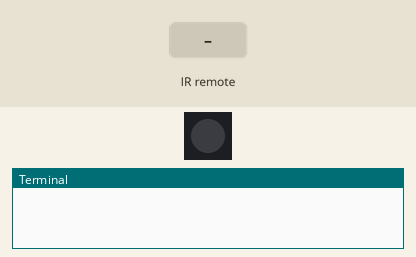
Simulated run of this program. Board: Raspberry Pi (BCM pin numbers). Shown: 1 RGB LEDs in strip order, left to right, the last lines printed to the terminal. Inputs (shaded band) come from the test bench.

Above: at 1.2 s.
1.3 s: remote-control key "KEY_CHANNELDOWN" pressed
At 1.7 s:
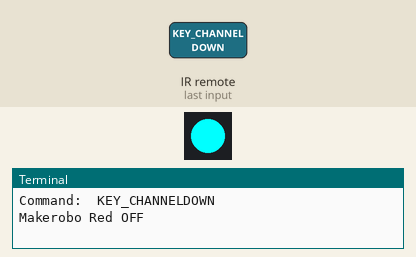
2.8 s: remote-control key "KEY_CHANNEL" pressed
At 4.0 s:
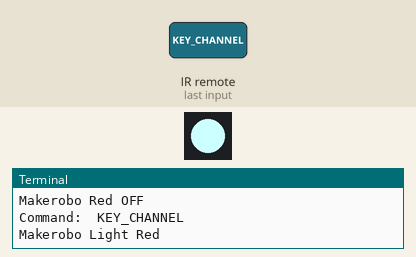
4.3 s: remote-control key "KEY_PREVIOUS" pressed
At 5.2 s:
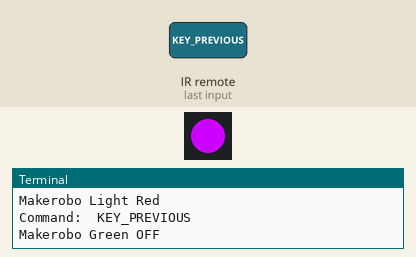
5.8 s: remote-control key "KEY_VOLUMEDOWN" pressed
At 6.3 s:
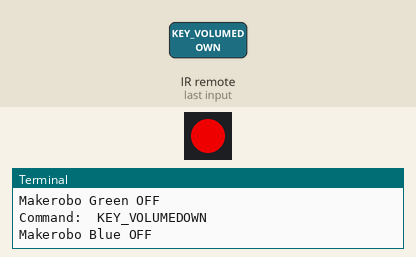
7.3 s: remote-control key "KEY_NEXT" pressed
At 8.5 s:
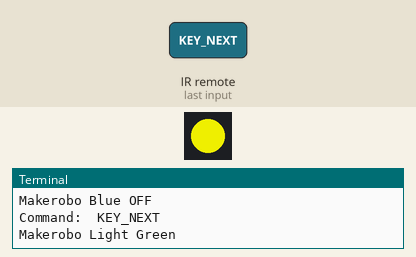
8.8 s: remote-control key "KEY_CHANNELDOWN" pressed
At 9.8 s:
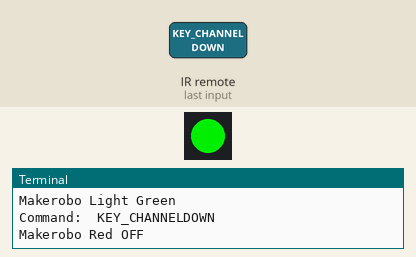
Timing chart, 0 to 11.3 s (numbered marks = the images above; inputs shaded):
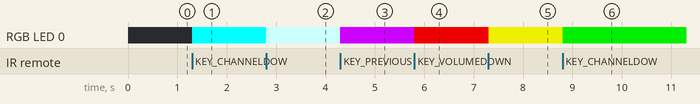

Measured:
- after the input at 1.3 s, RGB LED 0: off → RGB(0, 255, 255) at once
- after the input at 2.8 s, RGB LED 0: RGB(0, 255, 255) → RGB(204, 255, 255) at once
- after the input at 4.3 s, RGB LED 0: RGB(204, 255, 255) → RGB(204, 0, 255) at once
- after the input at 5.8 s, RGB LED 0: RGB(204, 0, 255) → RGB(204, 0, 0) at once
- after the input at 7.3 s, RGB LED 0: RGB(204, 0, 0) → RGB(204, 204, 0) at once
- after the input at 8.8 s, RGB LED 0: RGB(204, 204, 0) → RGB(0, 204, 0) at once

The program:

22._______.py
```python
#!/usr/bin/env python
# coding: utf-8

# <center><img src="./image/CLBLOGO.jpg" alt="创乐博" style="width: 300px;"/></center>
#
# # 22.红外遥控器控制
#
# @－－－－湖南创乐博智能科技有限公司－－－－<br>
# @  文件名：22.红外遥控器控制.py <br>
# @  版本：V2.0 <br>
# @  author: zhulin<br>
# @  说明：红外遥控器控制
# 红外遥控器控制程序，通过pylirc库接收红外遥控器信号，把接收到的红外遥控器控制信号解码后，判断哪个键按下，从而控制RGB LED灯亮灭情况！！！<br>

# ## 1.导入必要的库文件

# In[1]:


import time
import pylirc as lirc
from gpiozero import RGBLED


# ## 2.定义颜色范围值

# In[2]:


rgb_Lv = [100, 20, 0]   # RGB 亮度配置
rgb_color = [00, 00, 00]  # RGB 颜色配置


# ## 3.实例化LED管脚

# In[3]:


led = RGBLED(18, 19, 20)
makerobo_blocking = 0 # 判断值


# ## 4.RGB控制函数

# In[4]:


# 从一个区域映射到另一个区域函数
def makerobo_map(x, in_min, in_max, out_min, out_max):
	return (x - in_min) * (out_max - out_min) / (in_max - in_min) + out_min

# RGB-LED 颜色设置
def makerobo_ledColorSet(color):
    r_val = 100 - color[0]
    g_val = 100 - color[1]
    b_val = 100 - color[2]
    r_val = makerobo_map(r_val,0,100,0,1)
    g_val = makerobo_map(g_val,0,100,0,1)
    b_val = makerobo_map(b_val,0,100,0,1)
    led.color = (r_val,g_val,b_val)


# ## 5.初始化函数

# In[5]:


# GPIO初始化设置
def makerobo_setup():
	lirc.init("pylirc", "/etc/lirc/conf", makerobo_blocking) # 载入配置参数


# ## 6.RGB控制函数

# In[6]:


def RGB_control(config):
	global color
	if config == 'KEY_CHANNELDOWN':  # 按键第一行第一个
		rgb_color[0] = rgb_Lv[0]
		print ('Makerobo Red OFF')

	if config == 'KEY_CHANNEL':     # 按键第一行第二个
		rgb_color[0] = rgb_Lv[1]
		print ('Makerobo Light Red')

	if config == 'KEY_CHANNELUP':   # 按键第一行第三个
		rgb_color[0] = rgb_Lv[2]
		print ('Makerobo Red')

	if config == 'KEY_PREVIOUS':    # 第二行第一个
		rgb_color[1] = rgb_Lv[0]
		print ('Makerobo Green OFF')

	if config == 'KEY_NEXT':       # 第二行第二个
		rgb_color[1] = rgb_Lv[1]
		print ('Makerobo Light Green')

	if config == 'KEY_PLAYPAUSE':  # 第二行第三个
		rgb_color[1] = rgb_Lv[2]
		print ('Makerobo Green')

	if config == 'KEY_VOLUMEDOWN': # 第三行第一个
		rgb_color[2] = rgb_Lv[0]
		print ('Makerobo Blue OFF')

	if config == 'KEY_VOLUMEUP':  # 第三行第二个
		rgb_color[2] = rgb_Lv[1]
		print ('Makerobo Light Blue')

	if config == 'KEY_EQUAL':    # 第三行第三个
		rgb_color[2] = rgb_Lv[2]
		print ('Makerobo BLUE')


# ## 7.循环函数

# In[7]:


# 循环函数
def makerobo_loop():
	while True:
		s = lirc.nextcode(1)    # 获取红外遥控器码值
		while(s):
			for (code) in s:
				print ("Command: ", code["config"]) # 调试信息，可以具体知道按下了哪个按键
				RGB_control(code["config"])  # 调用控制RGB函数
				makerobo_ledColorSet(rgb_color)  # RGB-LED 颜色设置
			if(not makerobo_blocking):       # 读取到值
				s = lirc.nextcode(1)       # 再一次获取红外遥控器码值
			else:
				s = []


# ## 8.释放函数

# In[8]:


def destroy():
    led.close()
    lirc.exit()  # 退出红外遥控器接收


# ## 9.程序入口

# In[ ]:


# 程序入口
if __name__ == '__main__':
	try:
		makerobo_setup() # GPIO初始化程序
		makerobo_loop()  # 调用循环函数
	except KeyboardInterrupt: # 如果按下ctrl + C,退出，处理异常
		destroy() # 释放资源
```
